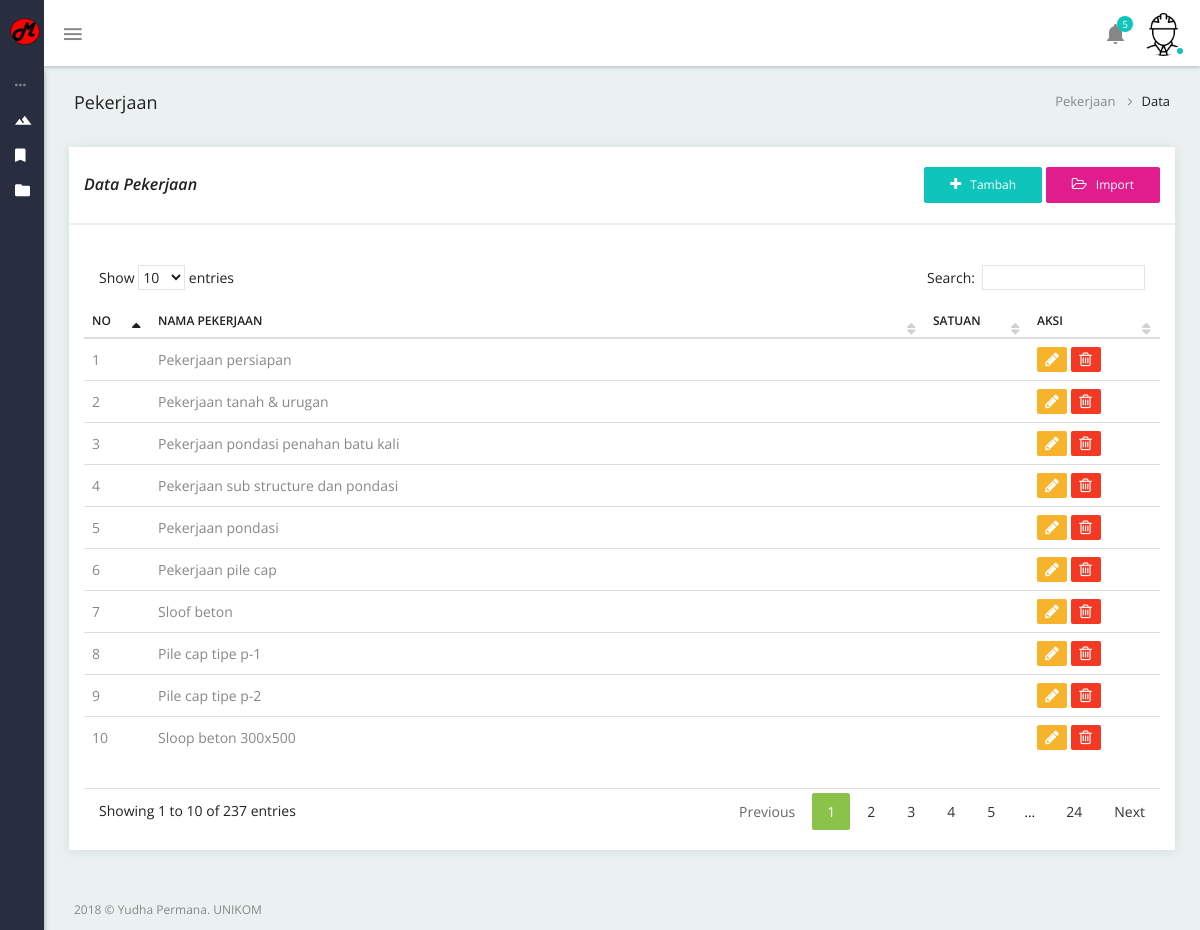
The page /app/view/page/pekerjaan/index.php on the database its author committed.
### tables this page shows
CREATE TABLE `pekerjaan` (
  `pek_id` int(11) NOT NULL,
  `pek_nama` varchar(150) NOT NULL,
  `pek_satuan` varchar(5) DEFAULT NULL
);

### app/controller/Controller.php (called while the page is built, shortened)
<?php
	class Controller
	{
		public static function model($className) {
			if (file_exists(dirname(__FILE__)."/../model/".$className . '.php')) {
		        $model = new $className();
		        return $model;
		    }
		    return false;
	    }
	}
?>

### app/controller/PekerjaanController.php (called while the page is built, shortened)
<?php
	include "Controller.php";
	class PekerjaanController extends Controller{
		public $table_data = 'pekerjaan';
		public $model_main;
		function __construct()
	    {
	    	$this->model_main = $this->model('Pekerjaan');
	    }
	    public function index(){
	     	$data[$this->table_data] = $this->model_main->getDataAll();
	    	return $data;
	    }
	}
	$PekerjaanController = new PekerjaanController();
?>

### app/model/Database.php (called while the page is built, shortened)
<?php
    if (!class_exists('Database')) {
		class Database
		{
			public function open_connection(){
				$conn = new mysqli(App::DB_HOST, App::DB_USER, App::DB_PASS, App::DB_DB);
				return $conn;
	        }
			public function select($field,$table){
				$conn = $this->open_connection();
				$sql = "SELECT ".$field." FROM `".$table."`";
	            $data = mysqli_query($conn,$sql);
	            $result = mysqli_fetch_all($data, MYSQLI_ASSOC);
	            return $result;
			}
		}
	}
?>

### app/model/Pekerjaan.php (called while the page is built, shortened)
<?php
	include "Database.php";
	class Pekerjaan extends Database{
		private $table = "pekerjaan";
	    public function getDataAll(){
	    	$result = $this->select('*',$this->table);
	     	return $result;
	    }
	}
?>

### app/view/page/pekerjaan/index.php (the view, shortened to what this page needs)
<?php
    require_once('../../../controller/PekerjaanController.php');
    $data = $PekerjaanController->index();
?>
<?php require_once('../../layouts/header.php');  ?>
<div class="container-fluid">
    <div class="row heading-bg">
        <div class="col-lg-3 col-md-4 col-sm-4 col-xs-12">
          <h5 class="txt-dark"><?php echo $PekerjaanController->initial; ?></h5>
        </div>
        <div class="col-lg-9 col-sm-8 col-md-8 col-xs-12">
          <ol class="breadcrumb">
            <li><a href="index.php"><?php echo $PekerjaanController->initial; ?></a></li>
            <li class="active"><span>Data</span></li>
          </ol>
        </div>
    </div>
    <div class="row">
        <div class="col-sm-12">
            <div class="panel panel-default card-view">
                <div class="panel-heading">
                    <div class="pull-left">
                        <h6 class="panel-title txt-dark pt-5">Data <?php echo $PekerjaanController->initial; ?></h6>
                    </div>
                    <div style="float: right;">
                      <a href="tambah.php"><button class="btn btn-primary btn-sm btn-icon left-icon"> <i class="fa fa-plus"></i> <span>Tambah</span></button></a>
                      <a href="import.php"><button class="btn btn-info btn-sm btn-icon left-icon"> <i class="fa fa-folder-open-o"></i> <span>Import</span></button></a>
                    </div>
                </div>
                <div class="panel-wrapper collapse in">
                    <div class="panel-body">
                        <div class="table-wrap">
                            <div class="table-responsive">
                                <table id="datable_1" class="table table-hover display pb-30" >
                                    <thead>
                                        <tr>
                                            <th>No</th>
                                            <?php
                                              foreach ($PekerjaanController->table_title as $t) {
                                                echo '<th>'.$t.'</th>';
                                              }
                                            ?>
                                            <th>Aksi</th>
                                        </tr>
                                    </thead>
                                    <tbody>
                                          <?php
                                              $no = 1;
                                              foreach ($data[$PekerjaanController->table_data] as $d) {
                                          ?>
                                                  <tr>
                                                      <td><?php echo $no; ?></td>
                                                      <?php
                                                        foreach ($PekerjaanController->table_field as $f) {
                                                          if ($f != "pek_nama") {
                                                            echo '<td>'.$d[$f].'</td>';
                                                          }else{
                                                            echo '<td>'.ucfirst($d[$f]).'</td>';
                                                          }
                                                        }
                                                      ?>
                                                      <td>
                                                        <a href="ubah.php?id=<?php echo $d[$PekerjaanController->table_primary]; ?>"><button class="btn btn-warning btn-icon-anim btn-square"><i class="fa fa-pencil"></i></button></a>
                                                        <button class="btn btn-danger btn-icon-anim btn-square" onclick="$(this).delete('<?php echo $d[$PekerjaanController->table_primary]; ?>');"><i class="fa fa-trash-o"></i></button>
                                                      </td>
                                                  </tr>
                                          <?php
                                                  $no++;
                                              }
                                          ?>
                                    </tbody>
                                </table>
                            </div>
                        </div>
                    </div>
                </div>
            </div>
        </div>
    </div>
</div>
<?php require_once('../../layouts/footer.php');  ?>
</body>
</html>

### rows shown on the page
pekerjaan: pek_nama "Pekerjaan persiapan"
pekerjaan: pek_nama "Pekerjaan tanah & urugan"
pekerjaan: pek_nama "Pekerjaan pondasi penahan batu kali"
pekerjaan: pek_nama "Pekerjaan sub structure dan pondasi"
pekerjaan: pek_nama "Pekerjaan pondasi"
pekerjaan: pek_nama "Pekerjaan pile cap"
pekerjaan: pek_nama "Sloof beton"
pekerjaan: pek_nama "Pile cap tipe p-1"
pekerjaan: pek_nama "Pile cap tipe p-2"
pekerjaan: pek_nama "Sloop beton 300x500"

### other values the page prints
$PekerjaanController->initial "Pekerjaan"
$t "NAMA PEKERJAAN"
$t "SATUAN"
